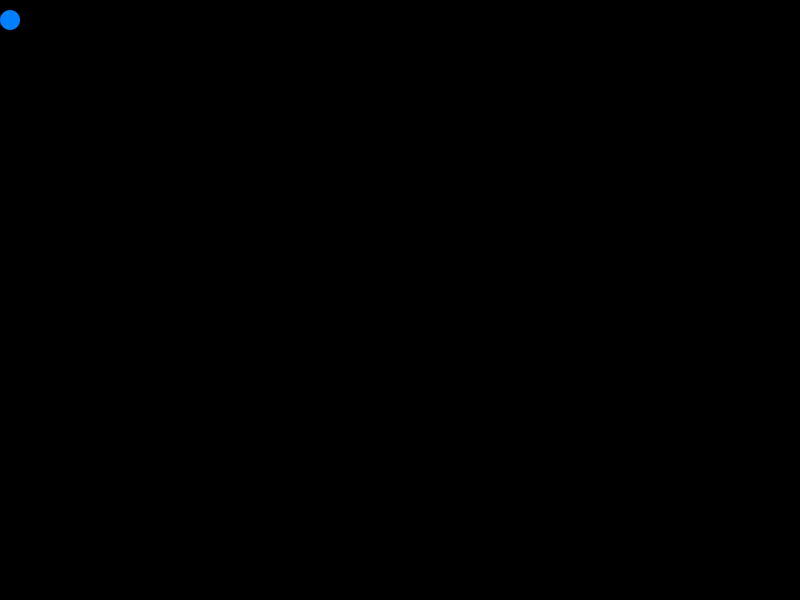
Frame 1 (no input)
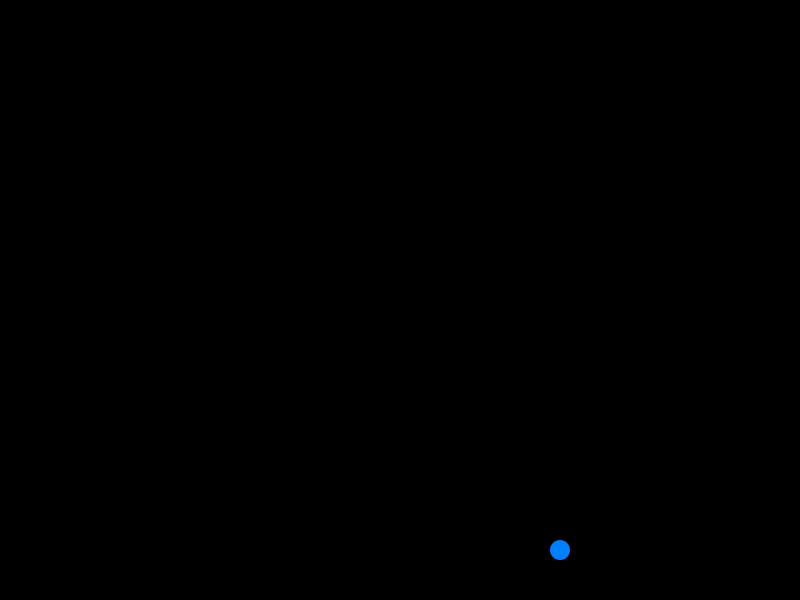
Frame 60 (the mouse pressed at the canvas centre just before this capture)
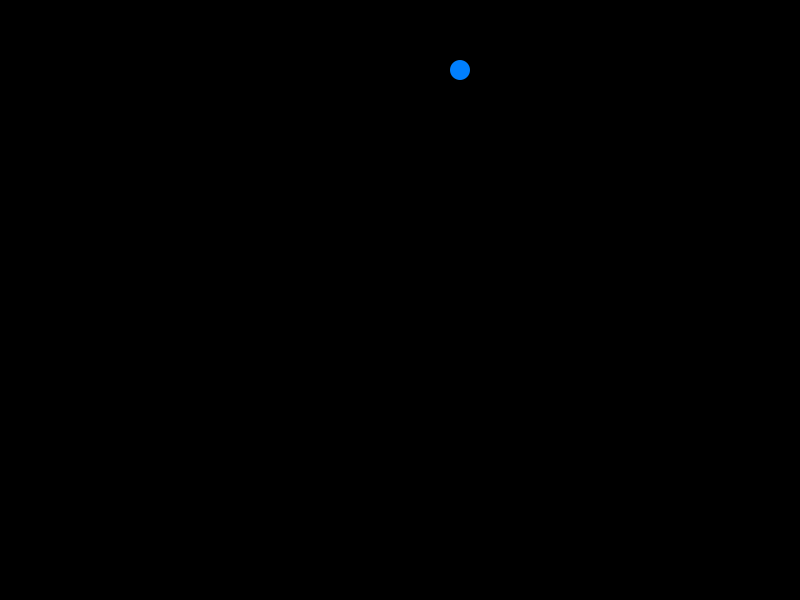
Frame 120 (the mouse held since frame 60 and released just before this capture)

The Processing sketch that drew these frames (run headless with seeded random() and noise(); from frame 60 on, the mouse is pressed at the canvas centre):

// Processing sketch: basic_animation01_
// ── basic_animation01_.pde
//common variables 
int locationX;
int locationY;// current location
int directionX;
int directionY;// direction of the movement

//first setup
void setup(){
  size(800,600);
  frameRate(60);
  fill(0,127,255);
  noStroke();
  
  //first location was set to be 0
  locationX=10;
  locationY=20;
  //first location was set to be -1
  directionX=-1;
  directionY=-1;
}

//repeated drawings
void draw(){
  //by adding a new background, the previous drawing is deleted.
  background(0);
  ellipse(locationX,locationY,20,20);
  
  // next location is set,moving 10 pixes for the curent direction.
  locationX += 10*directionX;
  locationY += 10*directionY;
  if (locationX<0 || locationX>width){
    directionX= directionX*-1;
  }
  if (locationY<0 || locationY>height){
    directionY= directionY*-1;
  }
}
